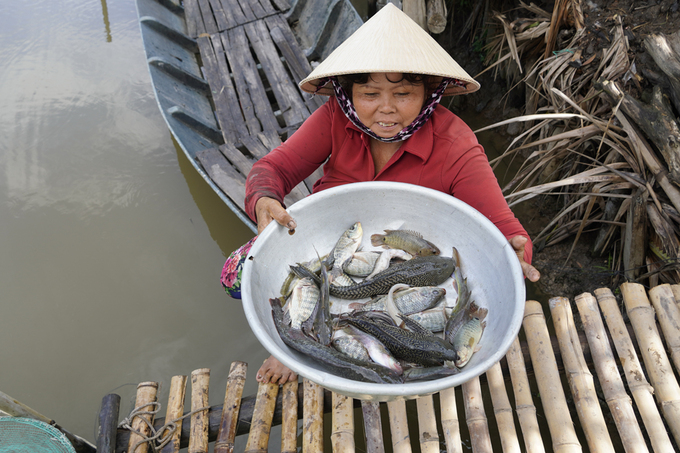
#> input picture anh.jpg, 680 x 453 px
$ python 04changePixelImage.py
#> lines starting #> are read from the running program, lines starting #| are printed output that depends on the picture
import cv2 as cv

img = cv.imread('anh.jpg', 1)
#> img is the input picture: shape (453, 680, 3); mean B, G, R 112.9, 117.9, 126.4

width = len(img)
#> width = 453
height = len(img[0])
#> height = 680

for i in range(width):
    for j in range(height):
        if 100 < img[i][j][0] < 180:
            img[i][j] = [0, 0, 0]
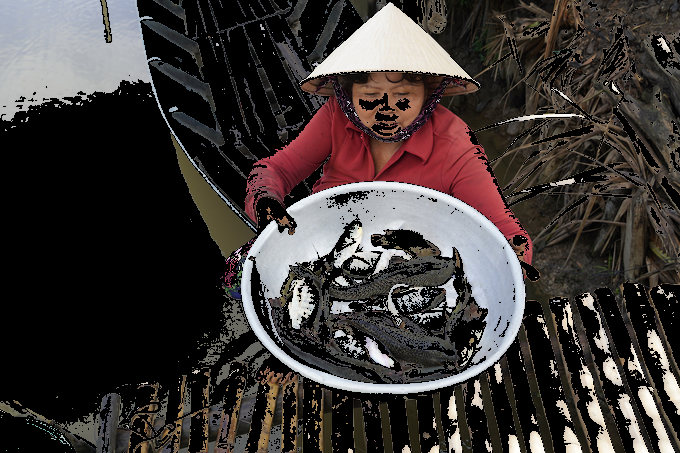
#> img: shape (453, 680, 3); mean B, G, R 54.3, 56.2, 62.5

cv.imwrite('anh-copy.jpg', img)
